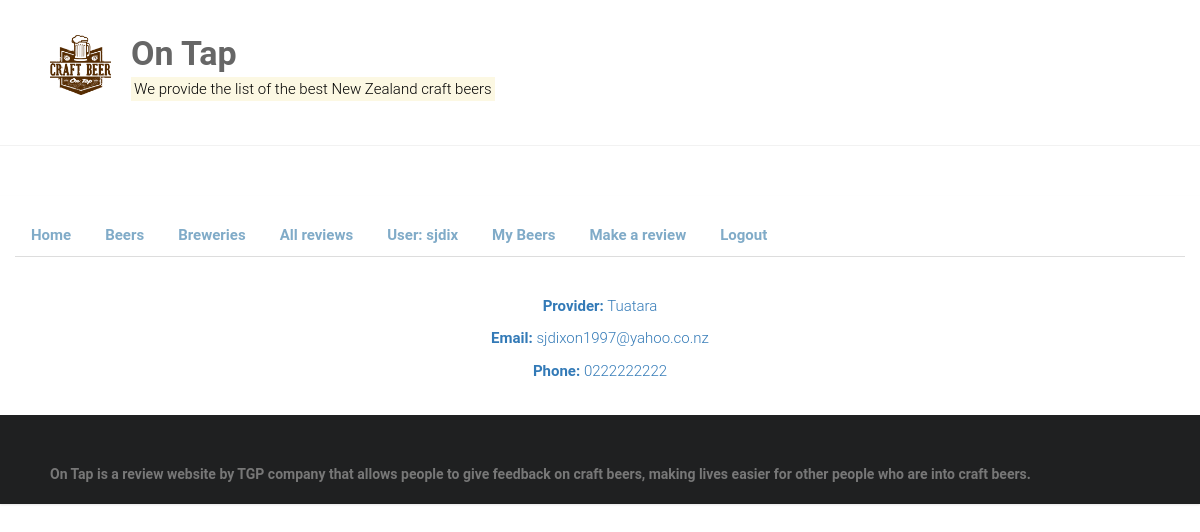
The app's page /home/reviewer/1 (signed in) with its own data.
### home/models.py (models this page shows, shortened)
class Reviewer(models.Model):
	PROVIDER_CHOICES =(
		('Garage Project', 'Garage Project'),
		('Tuatara', 'Tuatara'),
	)
	reviewer_first_name = models.CharField(max_length=30)
	reviewer_last_name = models.CharField(max_length=30)
	email_address = models.CharField(max_length=30)
	phone_number = models.CharField(max_length=15)
	provider = models.CharField(choices=PROVIDER_CHOICES, max_length=30)

### home/views.py (the view)
# urls.py: path('reviewer/<int:pk>', views.ReviewerDetailView.as_view(), name='reviewer_detail'),
class ReviewerDetailView(LoginRequiredMixin, generic.DetailView):
    model = Reviewer

### home/templates/home/reviewer_detail.html
{% extends "base.html" %}
{% block content %}
<head>
<link rel="stylesheet" href="//maxcdn.bootstrapcdn.com/bootstrap/3.2.0/css/bootstrap-theme.min.css">
</head>
<div>
  <h1>{{reviewer.first_name|capfirst}} {{reviewer.last_name|capfirst}} </h1>
  <br>
  <center><p class="text-primary"><b>Provider:</b> {{ reviewer.provider}}</p>
  <p class="text-primary"><b>Email:</b> {{ reviewer.email_address}}</p>
  <p class="text-primary"><b>Phone:</b> {{ reviewer.phone_number}}</p>
</div>
<br>
{% endblock %}

### home/templates/base.html (shortened to what this page needs)
{% load static %}
<html lang="en-US">
    <head>
        <link rel="stylesheet" href="https://maxcdn.bootstrapcdn.com/bootstrap/3.3.7/css/bootstrap.min.css">
        {% load static %}
        <link rel="stylesheet" id="ample-style-css" href="{% static 'style.css' %}" type="text/css" media="all">
        <header>
            <div class="header">
                <div class="main-head-wrap inner-wrap clearfix">
                    <div id="header-logo-image">
                      <img src="{% static 'images/logo3.png' %}" alt="On Tap">
                    </div>
                    <div id="header-text" class="">
                        <h1 id="site-title">
                            <a href="/" title="On Tap" rel="home"><strong>On Tap</a>
                        </h1>
                        <p><mark>We provide the list of the best New Zealand craft beers</p></mark>
                    </div>
                </div>
            </div>
        </header>
    </head>
    <body class="wide">
	  <div class="container-fluid">
        <div class="row">
            <div class="col-sm-12">
              {% block sidebar %}
              <ul class="nav nav-tabs">
                <br><br><br>
				<li class="nav-item">
					<a class="nav-link active" href="{% url 'home' %}">Home</a>
				</li>
				<li class="nav-item">
					<a class="nav-link" href="{% url 'beers' %}">Beers</a>
				</li>
				<li class="nav-item">
					<a class="nav-link" href="{% url 'reviewers' %}">Breweries</a>
				</li>
				<li class="nav-item">
					<a class="nav-link" href="{% url 'all-reviews'%}">All reviews</a>
				</li>
   {% if user.is_authenticated %}
	 <li class="nav-item">
		<a class="nav-link">User: {{ user.get_username }}</a>
	 </li>
	 <li class="nav-item">
		<a class="nav-link" href="{% url 'my-reviewer' %}">My Beers</a>
	 </li>
	 <li class="nav-item">
		<a class="nav-link" href="http://127.0.0.1:8000/admin/home/beerinstance/add/">Make a review</a>
	 </li>
     <li class="nav-item">
		<a class="nav-link" href="{% url 'logout'%}?next={{request.path}}">Logout</a>
	 </li>
   {% else %}
     <li class="nav-item">
		<a class="nav-link" href="{% url 'login'%}?next={{request.path}}">Login</a>
	 </li>
   {% endif %}
    </ul>
              {% endblock %}
            </div>
        <div id="page" class="hfeed site">
            <div class="main-wrapper">
                <div class="single-page clearfix">
                    <div class="inner-wrap">
                        <div>
                          {% block content %}
                          {% endblock %}
                        </div>
                    </div>
                </div>
            </div>
            <footer id="colophon">
                <div class="inner-wrap">
                   On Tap is a review website by TGP company that allows people to give feedback on craft beers, making lives easier for other people who are into craft beers.
                </div>
            </footer>
        </div>
      </div>
    </div>
    </body>
</html>

### static/style.css (style rules this page uses)
html, body, div, span, applet, object, iframe, h1, h2, h3, h4, h5, h6, p, blockquote, pre, a, abbr, acronym, address, big, cite, code, del, dfn, em, font, ins, kbd, q, s, samp, small, strike, strong, sub, sup, tt, var, dl, dt, dd, ol, ul, li, fieldset, form, label, legend, table, caption, tbody, tfoot, thead, tr, th, td { border: 0; font: inherit; font-size: 100%; font-style: inherit; font-weight: inherit; margin: 0; outline: 0; padding: 0; vertical-align: baseline; }
html { overflow-y: scroll; -webkit-text-size-adjust: 100%; -ms-text-size-adjust: 100%; }
article, aside, details, figcaption, figure, footer, header, main, nav, section { display: block; }
h1, h2, h3, h4, h5, h6 { color: #ffffff; line-height: 1.4; padding-bottom: 15px; font-weight: normal; }
h1 { font-size: 30px; }
body, button, input, select, textarea { color: #888888; font-size: 15px; line-height: 1.5; font-family: 'Roboto', sans-serif; font-weight: 300; }
p { color: #888888; font-size: 15px; line-height: 1.5; margin-bottom: 15px; font-weight: 300; }
ul, ol { list-style: none; }
body { background:cccc99; }
strong { font-weight: bold; }
a { color: #80abc8; text-decoration: none; -webkit-transition: 0.25s ease-in-out; -moz-transition: 0.25s ease-in-out; transition: 0.25s ease-in-out; -ms-transition: 0.25s ease-in-out; -o-transition: 0.25s ease-in-out; }
img { max-width: 100%; height: auto; vertical-align: top; margin-bottom: 18px; }
.clearfix:after { visibility: hidden; display: block; font-size: 0; content: " "; clear: both; height: 0; }
.clearfix { display: inline-block; }
.clearfix { display: block; }
body { padding-top: 30px; padding-bottom: 30px; }
body.wide { padding-top: 0; padding-bottom: 0; }
#page { background-color: #ffffff; margin: 0 auto; max-width: 1180px; box-shadow: 0 1px 2px 0 rgba(0, 0, 0, 0.1); }
.wide #page { max-width: 100%; }
.inner-wrap { max-width: 1100px; margin: 0 auto; }
.main-head-wrap { padding: 30px 0; }
.header { border-bottom: 1px solid #f2f2f2; }
#header-logo-image { float: left; padding: 5px 20px 5px 0; max-width: 100%; }
#header-logo-image img { margin-bottom: 0px; max-height: 60px; height: auto; width: auto; }
#header-text { float: left; padding-right: 20px; }
#site-title { padding-bottom: 0; }
#site-title a { color: #666666; font-size: 34px; }
.single-page { margin-top: 50px; }
.single-page p { margin-bottom: 10px; }
#colophon { font-size: 14px; clear: both; color: #777; background-color: #1f2021; overflow: hidden; padding: 50px 0 20px; }
#colophon, #colophon p { font-size: 14px; line-height: 1.4; }

### records on screen
Reviewer: provider "Tuatara", email_address "sjdixon1997@yahoo.co.nz", phone_number "0222222222"

### other values on screen
{{ user.get_username }} "sjdix"
